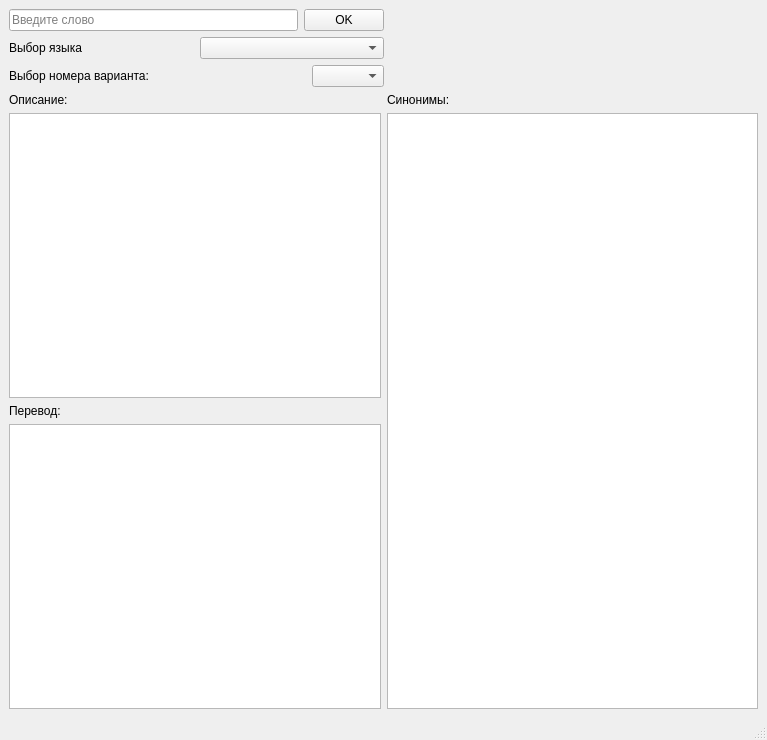
<?xml version="1.0" encoding="UTF-8"?>
<ui version="4.0">
 <class>MainWindow</class>
 <widget class="QMainWindow" name="MainWindow">
  <property name="geometry">
   <rect>
    <x>0</x>
    <y>0</y>
    <width>767</width>
    <height>740</height>
   </rect>
  </property>
  <property name="windowTitle">
   <string>MainWindow</string>
  </property>
  <widget class="QWidget" name="centralwidget">
   <layout class="QVBoxLayout" name="verticalLayout_6">
    <item>
     <layout class="QHBoxLayout" name="horizontalLayout_5">
      <item>
       <layout class="QVBoxLayout" name="verticalLayout_2">
        <item>
         <layout class="QHBoxLayout" name="horizontalLayout">
          <item>
           <widget class="QLineEdit" name="lineEditText">
            <property name="placeholderText">
             <string>Введите слово</string>
            </property>
           </widget>
          </item>
          <item>
           <widget class="QPushButton" name="pushButtonOK">
            <property name="text">
             <string>OK</string>
            </property>
           </widget>
          </item>
         </layout>
        </item>
        <item>
         <layout class="QHBoxLayout" name="horizontalLayout_2">
          <item>
           <widget class="QLabel" name="labelLanguageSelect">
            <property name="text">
             <string>Выбор языка</string>
            </property>
           </widget>
          </item>
          <item>
           <widget class="QComboBox" name="comboBoxLanguageSelect"/>
          </item>
         </layout>
        </item>
        <item>
         <layout class="QHBoxLayout" name="horizontalLayout_3">
          <item>
           <widget class="QLabel" name="labelDefSelect">
            <property name="text">
             <string>Выбор номера варианта:</string>
            </property>
           </widget>
          </item>
          <item>
           <widget class="QComboBox" name="comboBoxDefSelect">
            <property name="sizePolicy">
             <sizepolicy hsizetype="Fixed" vsizetype="Fixed">
              <horstretch>0</horstretch>
              <verstretch>0</verstretch>
             </sizepolicy>
            </property>
           </widget>
          </item>
         </layout>
        </item>
       </layout>
      </item>
      <item>
       <spacer name="horizontalSpacer">
        <property name="orientation">
         <enum>Qt::Orientation::Horizontal</enum>
        </property>
        <property name="sizeHint" stdset="0">
         <size>
          <width>40</width>
          <height>20</height>
         </size>
        </property>
       </spacer>
      </item>
     </layout>
    </item>
    <item>
     <layout class="QHBoxLayout" name="horizontalLayout_4">
      <item>
       <layout class="QVBoxLayout" name="verticalLayout_5">
        <item>
         <layout class="QVBoxLayout" name="verticalLayout">
          <item>
           <widget class="QLabel" name="labelDef">
            <property name="text">
             <string>Описание:</string>
            </property>
           </widget>
          </item>
          <item>
           <widget class="QPlainTextEdit" name="plainTextEditDef">
            <property name="readOnly">
             <bool>true</bool>
            </property>
           </widget>
          </item>
         </layout>
        </item>
        <item>
         <layout class="QVBoxLayout" name="verticalLayout_3">
          <item>
           <widget class="QLabel" name="labelTranslate">
            <property name="text">
             <string>Перевод:</string>
            </property>
           </widget>
          </item>
          <item>
           <widget class="QPlainTextEdit" name="plainTextEditTranslate">
            <property name="readOnly">
             <bool>true</bool>
            </property>
           </widget>
          </item>
         </layout>
        </item>
       </layout>
      </item>
      <item>
       <layout class="QVBoxLayout" name="verticalLayout_4">
        <item>
         <widget class="QLabel" name="labelSyn">
          <property name="text">
           <string>Синонимы:</string>
          </property>
         </widget>
        </item>
        <item>
         <widget class="QPlainTextEdit" name="plainTextEditSyn">
          <property name="readOnly">
           <bool>true</bool>
          </property>
         </widget>
        </item>
       </layout>
      </item>
     </layout>
    </item>
   </layout>
  </widget>
  <widget class="QMenuBar" name="menubar">
   <property name="geometry">
    <rect>
     <x>0</x>
     <y>0</y>
     <width>767</width>
     <height>22</height>
    </rect>
   </property>
  </widget>
  <widget class="QStatusBar" name="statusbar"/>
 </widget>
 <resources/>
 <connections/>
</ui>
